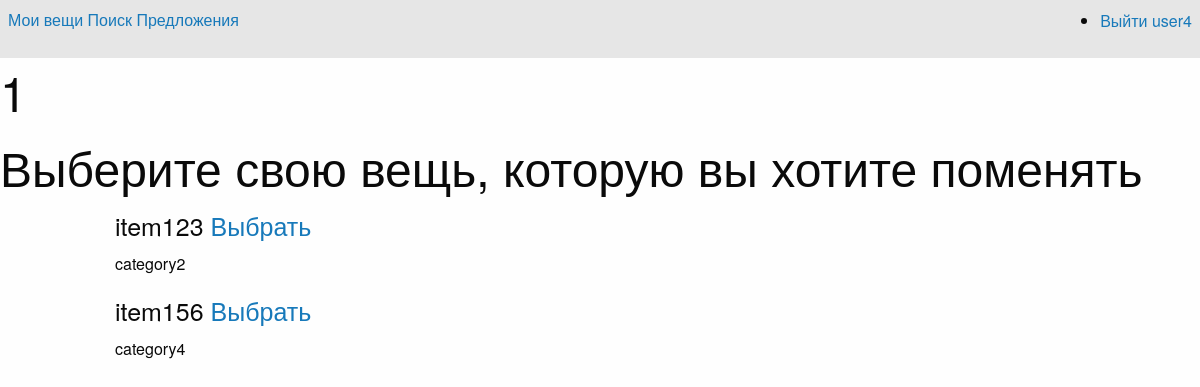
The app's page /market/choice/1 (signed in) with its own data.
### market/models.py (models this page shows)
class Item(models.Model):
    name = models.CharField(max_length=200)
    category = models.CharField(max_length=200)
    user = models.ForeignKey(User)

### market/views.py (the view)
# urls.py: url(r'^choice/(?P<item_id>\d+)', choice, name='choice'),
def choice(request, item_id):
    args = {}
    args['username'] = auth.get_user(request).username
    args['itemnum'] = item_id
    if auth.get_user(request).username:
        user = request.user
        args['items'] = Item.objects.filter(user=user)
    request.session['it'] = item_id
    global item1_id
    item1_id = item_id
    return render(request, 'choice.html', args)

### market/templates/choice.html
{% extends 'base.html' %}
{% block content %}
    <h1>{{ itemnum }}</h1>
    <h1>Выберите свою вещь, которую вы хотите поменять</h1>
    <div class="large-11 columns">
        {% for item in items %}
            <h4>{{ item.name }} <a href="/market/trade/{{ item.id }}">Выбрать</a></h4>
            <p>{{ item.category }}</p>
        {% endfor %}
    </div>
{% endblock %}

### templates/base.html (shortened to what this page needs)
{% load staticfiles %}
<!DOCTYPE html>
<html lang="en">
<head>
    <link rel="stylesheet" type="text/css" href="{% static 'css/foundation.css' %}">
</head>
<body>
<div class="top-bar">
    <section class="top-bar-right">
        <ul class="right">
            {% if username %}
                <li><a href="/auth/logout">Выйти {{ username }}</a></li>
            {% else %}
                <li><a href="/auth/login">Войти</a> </li>
            {% endif %}
        </ul>
    </section>
    <section class="top-bar-left">
        {% if username %}
            <a href="{% url 'home' %}">Мои вещи</a>
            <a href="{% url 'search' %}">Поиск</a>
            <a href="{% url 'offer' %}">Предложения</a>
        {% endif %}
    </section>
</div>
{% block content %}{% endblock %}
</body>
</html>

### records on screen
Item: name "item123", category "category2"
Item: name "item156", category "category4"

### other values on screen
{{ username }} "user4"
{{ itemnum }} "1"
